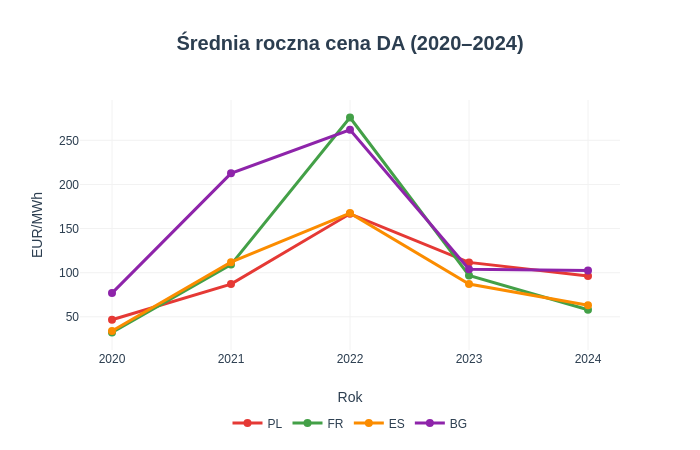

The code cell stored with this chart in its notebook:
### Code cell
plot_europe_with_metric(
    metric="price_da",
    title="Średnia roczna cena DA (2020–2024)",
    yaxis_title="EUR/MWh",
    hover_format=".1f} EUR/MWh",
    filename="08_ceny_ue_roczne"
)

### Figure 1 — Plotly figure (JSON) as saved in the notebook; plotly's stock layout.template omitted (floating-point values rounded to 4 significant figures)
{"data": [{"hovertemplate": "<b>PL</b><br>Rok: %{x}<br>Średnia roczna cena DA (2020–2024): %{y:.1f} EUR/MWh}<extra></extra>", "line": {"color": "#E53935", "width": 3}, "marker": {"size": 8}, "mode": "lines+markers", "name": "PL", "type": "scatter", "x": [2020, 2021, 2022, 2023, 2024], "y": [46.66, 87.03, 166.7, 111.7, 96.26]}, {"hovertemplate": "<b>FR</b><br>Rok: %{x}<br>Średnia roczna cena DA (2020–2024): %{y:.1f} EUR/MWh}<extra></extra>", "line": {"color": "#43A047", "width": 3}, "marker": {"size": 8}, "mode": "lines+markers", "name": "FR", "type": "scatter", "x": [2020, 2021, 2022, 2023, 2024], "y": [32.2, 109.2, 275.9, 96.86, 58.02]}, {"hovertemplate": "<b>ES</b><br>Rok: %{x}<br>Średnia roczna cena DA (2020–2024): %{y:.1f} EUR/MWh}<extra></extra>", "line": {"color": "#FB8C00", "width": 3}, "marker": {"size": 8}, "mode": "lines+markers", "name": "ES", "type": "scatter", "x": [2020, 2021, 2022, 2023, 2024], "y": [33.96, 111.9, 167.5, 87.1, 63.04]}, {"hovertemplate": "<b>BG</b><br>Rok: %{x}<br>Średnia roczna cena DA (2020–2024): %{y:.1f} EUR/MWh}<extra></extra>", "line": {"color": "#8E24AA", "width": 3}, "marker": {"size": 8}, "mode": "lines+markers", "name": "BG", "type": "scatter", "x": [2020, 2021, 2022, 2023, 2024], "y": [76.84, 212.6, 262.0, 103.8, 102.5]}], "layout": {"height": 450, "legend": {"orientation": "h", "x": 0.5, "xanchor": "center", "y": -0.35, "yanchor": "bottom"}, "title": {"text": "Średnia roczna cena DA (2020–2024)", "x": 0.5}, "width": 700, "xaxis": {"dtick": 1, "tickmode": "linear", "title": {"text": "Rok"}}, "yaxis": {"title": {"text": "EUR/MWh"}}}}
